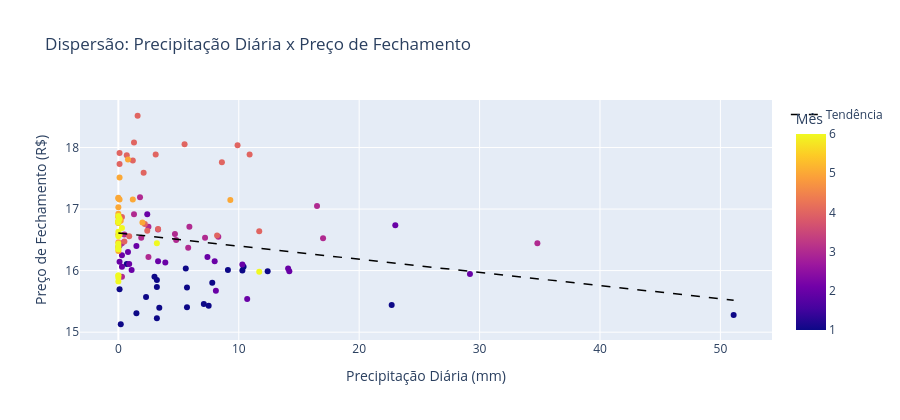

Here is the notebook cell this chart was saved with:
### Markdown cell above
### 6.8 Dispersão — Precipitação x Preço

**Responde:** como a chuva impacta o preço? A linha de tendência descendente confirma a correlação negativa fraca (-0,23) — chuvas intensas tendem a coincidir com leve queda no preço.

### Code cell
sub = df[['precipitacao_mm', 'preco_fechamento']].dropna()
x, y = sub['precipitacao_mm'].values, sub['preco_fechamento'].values
m, b = np.polyfit(x, y, 1)
x_linha = np.linspace(x.min(), x.max(), 100)

fig = px.scatter(df, x='precipitacao_mm', y='preco_fechamento',
                 color='mes', hover_data=['data'],
                 labels={'precipitacao_mm': 'Precipitação Diária (mm)',
                         'preco_fechamento': 'Preço de Fechamento (R$)',
                         'mes': 'Mês'},
                 title='Dispersão: Precipitação Diária x Preço de Fechamento')
fig.add_trace(go.Scatter(x=x_linha, y=m*x_linha+b, mode='lines',
                         name='Tendência',
                         line=dict(color='black', width=1.5, dash='dash')))
fig.update_layout(height=420)
fig
